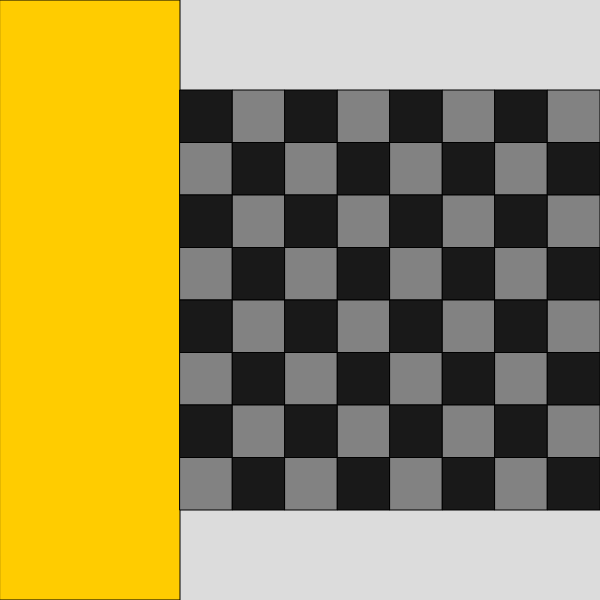
Frame 1 (no input)
Frame 60 (no input): identical to frame 1, image omitted
Frame 120 (the mouse pressed at the canvas centre since frame 60): identical to frame 1, image omitted

The p5.js sketch that drew this single still picture (run headless with seeded random() and noise() and a simulated clock; from frame 60 on, the mouse is pressed at the canvas centre):

// p5.js sketch
// ── sketch.js
function setup() {

    let screenSize = min(displayWidth, displayHeight)

    let boardSize = .7 * screenSize
    let controlPannelSize = .3 * screenSize

    createCanvas(screenSize, screenSize)


    background(220);


    setupControlPannel(controlPannelSize)

    // setup board
    drawBoard(screenSize, boardSize, controlPannelSize)



}

function draw() {


}

function setupControlPannel(controlPannelSize) {

    let backgroundColor = color(255, 204, 0);
    fill(backgroundColor)
    rect(0, 0, controlPannelSize, displayHeight)

}


function drawBoard(screenSize, boardSize, controlPannelOffset) {

    let yOffset = (screenSize - boardSize) / 2

    let black = color(25)
    let white = color(130)

    for (let i = 0; i < 8; i++) {
        for (let j = 0; j < 8; j++) {
            if ((i + j) % 2 == 0) { fill(black) }
            else { fill(white) }
            square((i * (boardSize / 8) + controlPannelOffset), (j * (boardSize / 8)) + yOffset, boardSize / 8)

            // fill()
        }
    }
}
// ── controlPannel.js
// for some reason, someDumbGlobal is not able to be accessed from the constructor. It is however, able to be accessed from the startButtonFunction



function setupControlPannel(controlPannelSize, boardSize, screenSize) {

    let yOffset = (screenSize - boardSize) / 2

    let backgroundColor = color(255, 204, 0);
    fill(backgroundColor)
    rect(0, yOffset, controlPannelSize, boardSize)


    // Control pannel div
    let controlPannel = createDiv("this is some text")
    controlPannel.id("controlPannel")
    controlPannel.style("height", boardSize + "px")
    controlPannel.style("border", "1px solid black")
    controlPannel.style("width", controlPannelSize + "px")
    controlPannel.position(0, 0 + yOffset)

    // controlPannel.parent("main")


    // Queens Slider
    let queensSlider = createSlider(1, 16, 8, 1)
    queensSlider.id("queensSlider")

    numQueens = queensSlider.value()

    // frameRate Slider
    let frameRateSlider = createSlider(1, 2000, 1000, 100)
    frameRateSlider.id("frameRateSlider")

    // Start button
    let startButton = createButton("Start")
    startButton.id("startButton")
    startButton.mousePressed(startButtonFunction);

    // Restart Button
    let restartButton = createButton("Restart")
    restartButton.id("restartButton")
    restartButton.mousePressed(restartButtonFunction);
    restartButton.attribute("disabled", "") // by default disable the disable the restart button

    // Show Check
    // let showCheckButton = createButton("Show Check")



    // Put everything in the [DOM] div element 
    controlPannel.child(createElement("h3", "Number of Queens"))
    controlPannel.child(queensSlider)
    controlPannel.child(createElement("h3", "Frame Rate (speed)"))
    controlPannel.child(frameRateSlider)

    controlPannel.child(startButton)
    controlPannel.child(restartButton)

}

function setupExtras() {
    let yOffset = (screenSize - boardSize) / 4
    let title = createElement("h1", "NQueens")
    title.position(0, 0 + yOffset)
}


// Note: trying to attach the solve function (the one inside the Solver class) to the start button has breaking effects. 
// Therefore I created a wrapper function to attach to the start button, if I am looking at this later confused.
function startButtonFunction() {

    let queensSliderPointer = select("#controlPannel #queensSlider")
    noLoop() // disable the draw loop

    disable()

    solverObject = new Solver(queensSliderPointer.value())
    solverObject.solve()
}

function restartButtonFunction() {

    console.log("Reset button pressed")
    console.log("this is my solver object " + solverObject)

    solverObject.end()
    enable()
}

function disable() {
    let queensSliderPointer = select("#controlPannel #queensSlider")
    let startButtonPointer = select("#controlPannel #startButton")
    let restartButtonPointer = select("#controlPannel #restartButton")

    queensSliderPointer.attribute("disabled", "")    // Disable the 
    startButtonPointer.attribute("disabled", "")
    restartButtonPointer.removeAttribute("disabled")
}

function enable() {
    let queensSliderPointer = select("#controlPannel #queensSlider")
    let startButtonPointer = select("#controlPannel #startButton")
    let restartButtonPointer = select("#controlPannel #restartButton")

    queensSliderPointer.removeAttribute("disabled")
    startButtonPointer.removeAttribute("disabled")
    loop()

    restartButtonPointer.attribute("disabled", "")

    console.log("enabled triggered")
}

// ── progressBar.js
class ProgressBar {

    constructor(numQueens) {

        this.xpos = 20
        this.ypos = 500

        this.yOffsetBar = 30

        this.containerWidth = (controlPannelSize - 50)
        this.containerHeight = 100

        this.updateColor = 0
        this.numberOfQueens = numQueens

        let container = createDiv("<h3>Progress bar:</h3>")
        container.style("border", "1px solid black")
        container.style("width", this.containerWidth + "px")
        container.style("height", this.containerHeight + "px")
        container.position(this.xpos, this.ypos)

        this.totalNumberSolutions = Math.pow(numQueens, numQueens)
        this.solutionsEliminated = 0

        rect(this.xpos, this.ypos + this.yOffsetBar, this.containerWidth, 20, 20);
    }


    async updateProgressBar(board) {

        let current = 0
        for (let i = 0; i < board.length; i++) {
            current += board[i] * Math.pow(this.numberOfQueens, this.numberOfQueens - (i + 1))
        }
        // this.solutionsEliminated = 

        // this.solutionsEliminated += Math.pow(this.numberOfQueens, this.numberOfQueens - (currentColumn + 1))

        fill(this.updateColor)
        let currentWidth = this.containerWidth * (current / this.totalNumberSolutions)
        rect(this.xpos, this.ypos + this.yOffsetBar, currentWidth, 20, 20);

    }

}
// ── sleep.js


function sleep(ms) {
    return new Promise(resolve => setTimeout(resolve, ms));
}
// ── solverClass.js
class Solver {

    constructor(numberOfQueens) {

        this.progressBar = new ProgressBar(numberOfQueens);

        this.numberOfQueens = numberOfQueens;

        this.board = [];
        for (let i = 0; i < this.numberOfQueens; i++) {
            this.board.push(0)
        }

        // colors
        this.checkColor = color(80, 224, 47)
        this.queensColor = color(20, 20, 117)

        // drawing related
        this.squareSize = (boardSize / this.numberOfQueens)
        this.yOffset = (screenSize - boardSize) / 2
        this.xOffset = controlPannelSize
        this.frameRateSlider = select("#controlPannel #frameRateSlider")

        this.terminate = false
        this.showCheck = true;

        // if we make this a global we can re-call the solve function and the loop will pick up from where it left off
        this.curr = 0
        this.pause = false
    }


    async solve() {
        while (this.curr > -1 && !this.terminate) {

            if (this.pause) {
                break
            }

            await this.progressBar.updateProgressBar(this.board)

            await drawBoard2(this.board)

            if (this.board[this.curr] >= this.numberOfQueens) {
                await this.drawQueens(this.curr - 1)
            }
            else { await this.drawQueens(this.curr) }
            await sleep(this.frameRateSlider.value())


            // if we found a solution
            if (this.curr >= this.numberOfQueens) {
                console.log(this.board)
                //  maybe make a pause or something?
                this.curr -= 1
                this.board[this.curr] += 1
                this.togglePause()
                break
            }

            if (this.board[this.curr] >= this.numberOfQueens) {
                // erase queen from space

                // reset queen reprsentation (do not redraw queen)
                this.board[this.curr] = 0
                // backtrack
                this.curr -= 1
                this.board[this.curr] += 1
            }

            else if (await this.isOkay(this.curr)) {
                this.curr += 1
            }
            else {
                this.board[this.curr] += 1
            }

        }

    }

    togglePause() {
        this.pause = !this.pause
        this.solve()
    }

    end() {
        console.log("End Triggered")
        this.terminate = !this.terminate
        console.log(this.terminate)

    }

    toggleShowCheck() {

    }

    async drawQueens(currentQueen) {
        fill(this.queensColor)
        for (let i = 0; i < currentQueen + 1; i++) {
            square(i * this.squareSize + this.xOffset, this.board[i] * this.squareSize + this.yOffset, this.squareSize)
        }
    }

    async isOkay(currentQueen) {
        if (await this.checkDiagUp(currentQueen) && await this.checkLeft(currentQueen) && await this.checkDiagDown(currentQueen)) {
            return true
        }
        else { return false }
    }

    async checkDiagDown(currentQueen) {
        for (let i = 1; currentQueen - i > -1 && this.board[currentQueen] + i < this.numberOfQueens; i++) {

            if (this.showCheck) {
                fill(this.checkColor)
                square((currentQueen - i) * this.squareSize + this.xOffset, (this.board[currentQueen] + i) * this.squareSize + this.yOffset, this.squareSize)
                console.log("hello from checkdiagDown")

                await sleep(this.frameRateSlider.value())
                await drawBoard2(this.board)
                await this.drawQueens(currentQueen)
            }

            if (this.board[currentQueen] + i == this.board[currentQueen - i]) {
                return false
            }
        }
        return true
    }

    async checkLeft(currentQueen) {

        for (let currentCheck = currentQueen - 1; currentCheck > -1; currentCheck--) {

            if (this.showCheck) {
                fill(this.checkColor)
                square((currentCheck * this.squareSize) + this.xOffset, (this.board[currentQueen] * this.squareSize) + this.yOffset, this.squareSize)
                console.log("hello from checkleft")

                await sleep(this.frameRateSlider.value())
                await drawBoard2(this.board)
                await this.drawQueens(currentQueen)
            }

            if (this.board[currentQueen] == this.board[currentCheck]) {
                return false
            }

        }
        return true
    }

    async checkDiagUp(currentQueen) {

        for (let i = 1; currentQueen - i > -1 && this.board[currentQueen] - i > -1; i++) {

            if (this.showCheck) {
                fill(this.checkColor)
                square((currentQueen - i) * (this.squareSize) + this.xOffset, ((this.board[currentQueen] - i) * this.squareSize) + this.yOffset, this.squareSize)

                await sleep(this.frameRateSlider.value())
                await drawBoard2(this.board)
                await this.drawQueens(currentQueen)
            }

            if (this.board[currentQueen] - i == this.board[currentQueen - i]) {
                return false
            }
        }
        return true
    }

}
